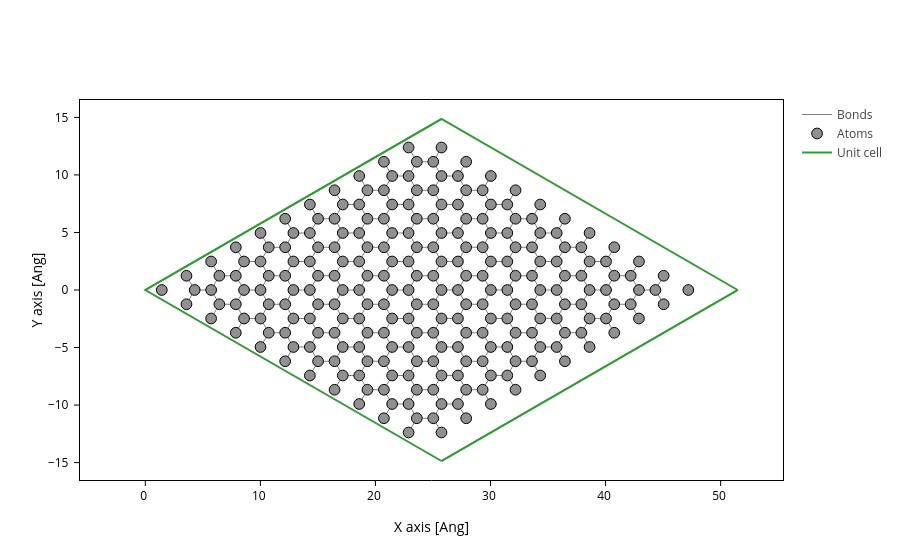

Source (notebook cell):
### Markdown cell above
# Remove from the device if part of the electrode

### Code cell
all_atoms = np.arange(0, geomNN.na)
inside_atoms = np.delete(all_atoms, elec_indices)
Ham_inside = HamNN.sub(inside_atoms)
Ham_inside.geometry.plot(axes="xy")

### Figure 1 — Plotly figure (JSON) as saved in the notebook; plotly's stock layout.template omitted (floating-point values rounded to 4 significant figures; data arrays with more than 128 entries replaced by an {"elided": "..."} marker saying what was removed)
{"data": [{"line": {"color": "gray", "width": 1}, "meta": {}, "mode": "lines", "name": "Bonds", "opacity": 1, "type": "scatter", "x": {"elided": "6720 float values"}, "y": {"elided": "6720 float values"}}, {"marker": {"color": "#909090", "line": {"color": "black", "width": 1}, "opacity": 1, "size": 10.72}, "meta": {}, "mode": "markers", "name": "Atoms", "opacity": 1, "type": "scatter", "x": {"elided": "242 float values"}, "y": {"elided": "242 float values"}}, {"meta": {}, "mode": "lines", "name": "Unit cell", "type": "scatter", "x": [0.0, 25.74, 51.48, 51.48, 25.74, 25.74, NaN, 25.74, 0.0, 0.0, 25.74, 25.74, 0.0, NaN, 51.48, 25.74, NaN, 51.48, 25.74], "y": [0.0, 14.86, 0.0, 0.0, 14.86, 14.86, NaN, 14.86, 0.0, 0.0, -14.86, -14.86, 0.0, NaN, 0.0, -14.86, NaN, 0.0, -14.86]}], "layout": {"scene": {"aspectmode": "data", "xaxis": {"title": {"text": "X axis [Ang]"}}, "yaxis": {"title": {"text": "Y axis [Ang]"}}}, "xaxis": {"scaleanchor": "y", "scaleratio": 1, "title": {"text": "X axis [Ang]"}}, "yaxis": {"title": {"text": "Y axis [Ang]"}}}}
